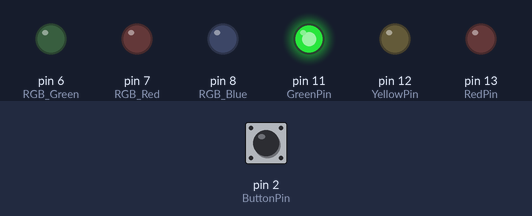
Recording of a sketch running on a simulated Arduino Uno, built with avr-gcc and run on an emulated ATmega328P. Shown: output pins drawn as LEDs (lit = HIGH). The test bench sets the inputs (shaded band); at power-on: pin 2 (ButtonPin) HIGH.

Above: at 1.2 s.
1.3 s: pin 2 (ButtonPin) pulled LOW for 0.15 s
At 2.6 s:
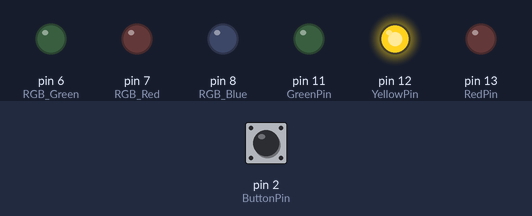
At 4.5 s:
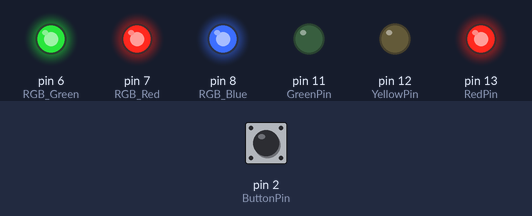
Timing chart, 0 to 40.8 s (numbered marks = the images above; inputs shaded):
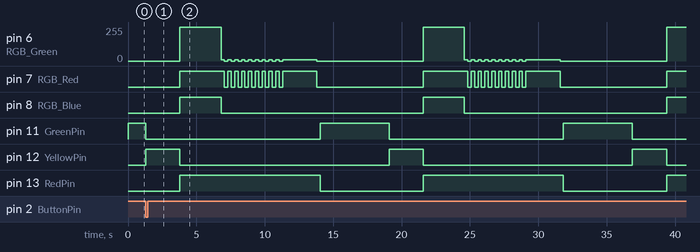

Measured:
- by itself, pin 8 (RGB_Blue): alternates HIGH for 3.0 s and LOW for 14.8 s
- by itself, pin 11 (GreenPin): alternates HIGH for 5.0 s and LOW for 12.8 s
- by itself, pin 12 (YellowPin): alternates HIGH for 2.5 s and LOW for 15.3 s
- by itself, pin 13 (RedPin): alternates HIGH for 10.3 s and LOW for 7.5 s

The sketch:

Sharma_SF1_code.ino
```cpp
/*
SparkFun Lab 1 Homework
A.Sharma
paayushisharad@gmail.com
Traffic Light
Parts taken from Arduino IDE Sample - Blink and RGB. Additional help from FYELIC (Matthew 2nd year MechE student)
A car traffic light (red, yellow and green LEDs) and pedestrian light (RGB LED)
along with a push button, to request access to cross the road.
*/

const int ButtonPin = 2;  // pushbutton 1 pin

const int RedPin =  13;    // LED pin
const int YellowPin = 12;
const int GreenPin = 11;

const int RGB_Red = 7;
const int RGB_Green = 6;
const int RGB_Blue = 8;

void setup() {
  // put your setup code here, to run once:
  pinMode(ButtonPin, INPUT);

  pinMode(GreenPin, OUTPUT);
  pinMode(YellowPin, OUTPUT);
  pinMode(RedPin, OUTPUT);

  pinMode(RGB_Green, OUTPUT);
  pinMode(RGB_Blue, OUTPUT);
  pinMode(RGB_Red, OUTPUT);

}

void loop() {
  //Traffic light
  greenLight();
  yellowLight();
  redLight();


}

//Green Light function
void greenLight(){
  digitalWrite(RedPin, LOW);
 digitalWrite(GreenPin, HIGH);
 //delay(5000); // only needed for part 1 and 2
 for(int i=0; i<5000; i++) // will check if button was pressed for 5 seconds
  {
    if (digitalRead (ButtonPin) == LOW) //if button pressed, then break out of loop
    {
      break;
    }
    else //other wise wait a millisecond and then go through loop again
    {
      delay(1);
    }
  }
}

  //Yellow Light
 void yellowLight(){
 digitalWrite(GreenPin, LOW);
 digitalWrite(YellowPin, HIGH);
 delay(2500);
 }

//Red Light
void redLight(){
 digitalWrite(YellowPin, LOW);
 digitalWrite(RedPin, HIGH);

 //White RGB for 3 seconds
 digitalWrite(RGB_Red, HIGH);
  digitalWrite(RGB_Green, HIGH);
  digitalWrite(RGB_Blue, HIGH);
  delay(3000);

  //Blinking Orange RGB for 2 seconds
  for (int i = 0; i<=8; i++){
  analogWrite(RGB_Red, 255);
  analogWrite(RGB_Green, 10);
  analogWrite(RGB_Blue, 0);
  delay(250); //0.25 seconds blink
  analogWrite(RGB_Red, 0);
  analogWrite(RGB_Green, 0);
  analogWrite(RGB_Blue, 0);
  delay(250);
  }

  //Continuous Orange RGB
  analogWrite(RGB_Red, 255);
  analogWrite(RGB_Green, 10);
  analogWrite(RGB_Blue, 0);
  delay(2500);
  analogWrite(RGB_Red, 0);
  analogWrite(RGB_Green, 0);
  analogWrite(RGB_Blue, 0);
  delay(250);
}
```
